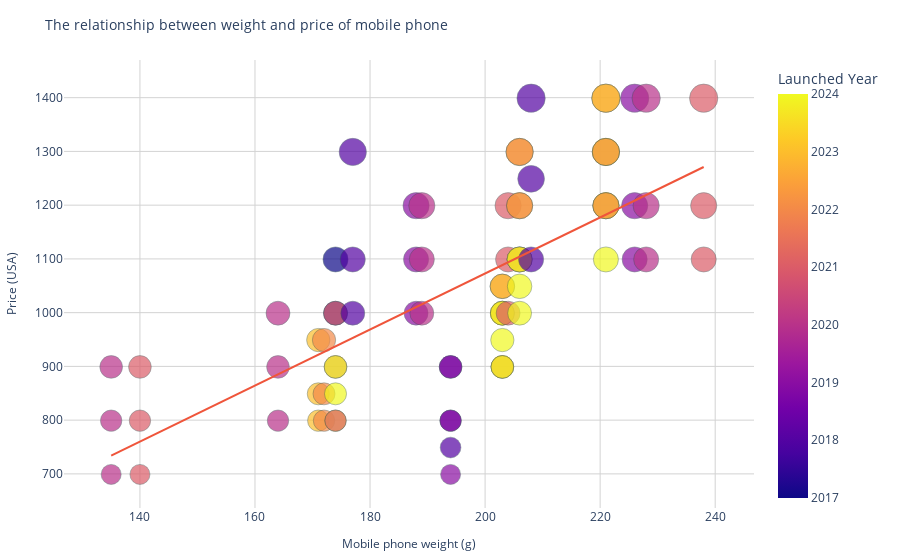

Write notebook code for a chart like this one.
### Code cell
#使用plotly库
selected_data_2['Mobile Weight']=selected_data_2['Mobile Weight'].astype(str)
selected_data_2['Mobile Weight']=selected_data_2['Mobile Weight'].str.replace('g', '').astype(float)

fig = px.scatter(selected_data_2,x='Mobile Weight', y='Launched Price (USA)',
                 title='The relationship between weight and price of mobile phone',
                 labels={'Mobile Weight': 'Mobile phone weight (g)', 'Launched Price (USA)': 'Price (USA)'},
                 hover_data=['Model Name', 'Launched Year'],  
                 color='Launched Year',  
                 size='Launched Price (USA)', 
                 opacity=0.7,  
                 trendline="ols")  
fig.update_layout(
    plot_bgcolor='white',
    xaxis=dict(
        title='Mobile phone weight (g)',
        gridcolor='lightgrey',
        titlefont=dict(size=12),
    ),
    yaxis=dict(
        title='Price (USA)',
        gridcolor='lightgrey',
        titlefont=dict(size=12),
    ),
    title_font=dict(size=14),
    margin=dict(l=20, r=20, t=60, b=20),
    legend_title="Year",  
)
fig.update_traces(
    marker=dict(
        line=dict(width=0.5, color='DarkSlateGrey'),  
    ),
    selector=dict(mode='markers')
)
fig.show()

### Figure 1 — Plotly figure (JSON) as saved in the notebook; plotly's stock layout.template omitted (floating-point values rounded to 4 significant figures; data arrays with more than 128 entries replaced by an {"elided": "..."} marker saying what was removed)
{"data": [{"customdata": {"elided": "80x2 mixed values"}, "hovertemplate": "Mobile phone weight (g)=%{x}<br>Price (USA)=%{marker.size}<br>Model Name=%{customdata[0]}<br>Launched Year=%{marker.color}<extra></extra>", "legendgroup": "", "marker": {"color": [2020, 2020, 2020, 2021, 2021, 2021, 2020, 2020, 2020, 2023, 2023, 2023, 2022, 2022, 2022, 2024, 2017, 2017, 2021, 2021, 2021, 2024, 2024, 2018, 2018, 2018, 2019, 2019, 2019, 2020, 2020, 2020, 2018, 2019, 2018, 2019, 2019, 2018, 2023, 2024, 2022, 2022, 2022, 2023, 2024, 2023, 2024, 2021, 2021, 2021, 2024, 2024, 2023, 2023, 2022, 2022, 2023, 2022, 2024, 2018, 2018, 2018, 2023, 2023, 2024, 2024, 2022, 2022, 2022, 2024, 2023, 2019, 2019, 2019, 2020, 2020, 2020, 2021, 2021, 2021], "coloraxis": "coloraxis", "line": {"color": "DarkSlateGrey", "width": 0.5}, "opacity": 0.7, "size": [899, 799, 699, 699, 799, 899, 999, 899, 799, 799, 849, 949, 799, 949, 849, 799, 999, 1099, 899, 999, 799, 849, 899, 1299, 1099, 999, 1199, 1099, 999, 999, 1099, 1199, 899, 699, 799, 799, 899, 749, 899, 949, 1049, 999, 899, 1049, 899, 999, 999, 999, 1099, 1199, 999, 1049, 1199, 1099, 1099, 1199, 1299, 1299, 1099, 1399, 1249, 1099, 1199, 1299, 1199, 1299, 1399, 1299, 1199, 1099, 1399, 1399, 1199, 1099, 1099, 1399, 1199, 1199, 1099, 1399], "sizemode": "area", "sizeref": 3.498, "symbol": "circle"}, "mode": "markers", "name": "", "orientation": "v", "showlegend": false, "type": "scatter", "x": [135, 135, 135, 140, 140, 140, 164, 164, 164, 171, 171, 171, 172, 172, 172, 174, 174, 174, 174, 174, 174, 174, 174, 177, 177, 177, 188, 188, 188, 189, 189, 189, 194, 194, 194, 194, 194, 194, 203, 203, 203, 203, 203, 203, 203, 203, 203, 204, 204, 204, 206, 206, 206, 206, 206, 206, 206, 206, 206, 208, 208, 208, 221, 221, 221, 221, 221, 221, 221, 221, 221, 226, 226, 226, 228, 228, 228, 238, 238, 238], "xaxis": "x", "y": [899, 799, 699, 699, 799, 899, 999, 899, 799, 799, 849, 949, 799, 949, 849, 799, 999, 1099, 899, 999, 799, 849, 899, 1299, 1099, 999, 1199, 1099, 999, 999, 1099, 1199, 899, 699, 799, 799, 899, 749, 899, 949, 1049, 999, 899, 1049, 899, 999, 999, 999, 1099, 1199, 999, 1049, 1199, 1099, 1099, 1199, 1299, 1299, 1099, 1399, 1249, 1099, 1199, 1299, 1199, 1299, 1399, 1299, 1199, 1099, 1399, 1399, 1199, 1099, 1099, 1399, 1199, 1199, 1099, 1399], "yaxis": "y"}, {"hovertemplate": "<b>OLS trendline</b><br>Launched Price (USA) = 5.21235 * Mobile Weight + 30.485<br>R<sup>2</sup>=0.486119<br><br>Mobile phone weight (g)=%{x}<br>Price (USA)=%{y} <b>(trend)</b><extra></extra>", "legendgroup": "", "marker": {"symbol": "circle"}, "mode": "lines", "name": "", "showlegend": false, "type": "scatter", "x": [135, 135, 135, 140, 140, 140, 164, 164, 164, 171, 171, 171, 172, 172, 172, 174, 174, 174, 174, 174, 174, 174, 174, 177, 177, 177, 188, 188, 188, 189, 189, 189, 194, 194, 194, 194, 194, 194, 203, 203, 203, 203, 203, 203, 203, 203, 203, 204, 204, 204, 206, 206, 206, 206, 206, 206, 206, 206, 206, 208, 208, 208, 221, 221, 221, 221, 221, 221, 221, 221, 221, 226, 226, 226, 228, 228, 228, 238, 238, 238], "xaxis": "x", "y": [734.2, 734.2, 734.2, 760.2, 760.2, 760.2, 885.3, 885.3, 885.3, 921.8, 921.8, 921.8, 927.0, 927.0, 927.0, 937.4, 937.4, 937.4, 937.4, 937.4, 937.4, 937.4, 937.4, 953.1, 953.1, 953.1, 1010.0, 1010.0, 1010.0, 1016.0, 1016.0, 1016.0, 1042.0, 1042.0, 1042.0, 1042.0, 1042.0, 1042.0, 1089.0, 1089.0, 1089.0, 1089.0, 1089.0, 1089.0, 1089.0, 1089.0, 1089.0, 1094.0, 1094.0, 1094.0, 1104.0, 1104.0, 1104.0, 1104.0, 1104.0, 1104.0, 1104.0, 1104.0, 1104.0, 1115.0, 1115.0, 1115.0, 1182.0, 1182.0, 1182.0, 1182.0, 1182.0, 1182.0, 1182.0, 1182.0, 1182.0, 1208.0, 1208.0, 1208.0, 1219.0, 1219.0, 1219.0, 1271.0, 1271.0, 1271.0], "yaxis": "y"}], "layout": {"coloraxis": {"colorbar": {"title": {"text": "Launched Year"}}, "colorscale": [[0, "#0d0887"], [0.1111, "#46039f"], [0.2222, "#7201a8"], [0.3333, "#9c179e"], [0.4444, "#bd3786"], [0.5556, "#d8576b"], [0.6667, "#ed7953"], [0.7778, "#fb9f3a"], [0.8889, "#fdca26"], [1, "#f0f921"]]}, "legend": {"itemsizing": "constant", "title": {"text": "Year"}, "tracegroupgap": 0}, "margin": {"b": 20, "l": 20, "r": 20, "t": 60}, "plot_bgcolor": "white", "title": {"font": {"size": 14}, "text": "The relationship between weight and price of mobile phone"}, "xaxis": {"anchor": "y", "domain": [0, 1], "gridcolor": "lightgrey", "title": {"font": {"size": 12}, "text": "Mobile phone weight (g)"}}, "yaxis": {"anchor": "x", "domain": [0, 1], "gridcolor": "lightgrey", "title": {"font": {"size": 12}, "text": "Price (USA)"}}}}
